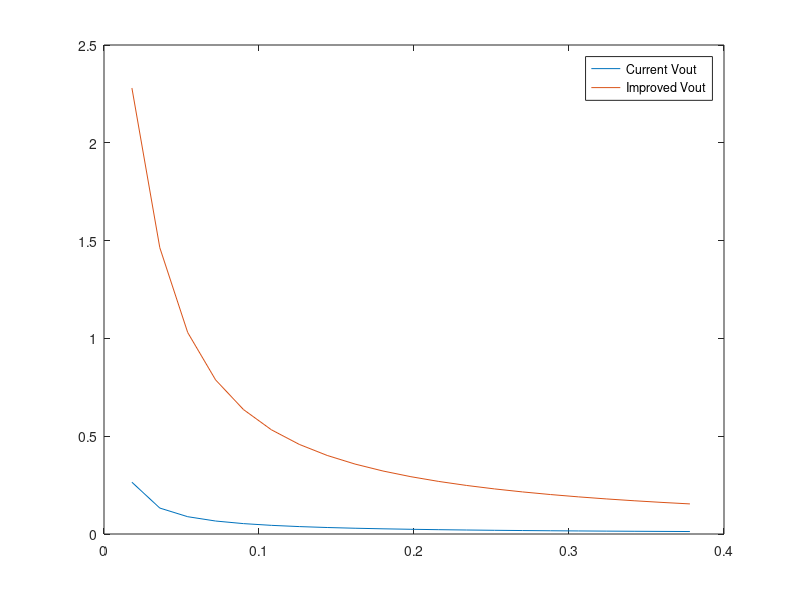

MATLAB code for this plot:
%%%
%%%
%%% BEST deltaCalc SOLVER
%%%
%%%

function [deltaCalc, wCalc, rCalc, vinCalc] = iterativeMaxdeltaCalc()

    %Circuit components
    wCalc = 0;
    rCalc = 0;
    C2 = 3.5e-12;
    C1 = 3.3e-12;

    %Output of high pass filter
    vout2Temp = 0;
    vout1Temp = 0;
    vout2 = 0;
    vout1 = 0;
    vin = 5;

    %Largest difference between one strip
    deltaCalc = 0;

    for wIndex = 0:1e4:5e6

        for rIndex = 0:1e4:1e6

            for vinIndex = 0:5

                
                %rIndex = 10e3;
                
                vout2Temp = (wIndex*rIndex*C2)/((wIndex^2)*(rIndex^2)*(C2)^2 + 1);
                vout2Temp = vout2Temp * vinIndex;
                vout1Temp = (wIndex*rIndex*C1)/((wIndex^2)*(rIndex^2)*(C1)^2 + 1);
                vout1Temp = vout1Temp * vinIndex;

                if((vout2Temp - vout1Temp) > deltaCalc)

                    deltaCalc = vout2Temp - vout1Temp;
                    vout2 = vout2Temp;
                    vout1 = vout1Temp;
                    wCalc = wIndex;
                    rCalc = rIndex;
                    vinCalc = vinIndex;

                end 

            end

        end

    end

    disp("deltaCalc: " + deltaCalc)
    disp("Frequency: " + wCalc)
    disp("Resistance: " + rCalc)
    disp("Vin:" + vinCalc)
    disp("vout2Temp:" + vout2)
    disp("vout1Temp:" + vout1)
    
    %%%
    %%%
    %%% PLOT OF CAPACITANCES
    %%%
    %%%

    %Capacitor Equation
    d = 18e-3:18e-3:378e-3;
    len = 40e-3;
    wid = 90e-3;
    e0 = 8.85e-12;
    eR = 3;
    CEquation = (e0.*eR.*(len).*(wid)) ./ d;

    %Current Circuit values
    wCurrent = 10e3;
    rCurrent = 1e6;
    vinCurrent = 5;

    %Current Circuit
    voutCurrent = (wCurrent.*rCurrent.*CEquation)./((wCurrent.^2).*(rCurrent.^2).*(CEquation).^2 + 1);
    voutCurrent = voutCurrent * vinCurrent;

    %figure(1);
    %plot(d,voutCurrent);

    %Improved Circuit

    voutCalc = (wCalc.*rCalc.*CEquation)./((wCalc.^2).*(rCalc.^2).*(CEquation).^2 + 1);
    voutCalc = voutCalc * vinCalc;

    %figure(2)
    %plot(d, voutCalc);

    %figure(figureNum);
    %figureNum = figureNum + 1;

    plot(d, voutCurrent);
    hold on
    plot(d, voutCalc);
    hold off
    legend("Current Vout","Improved Vout");

end
